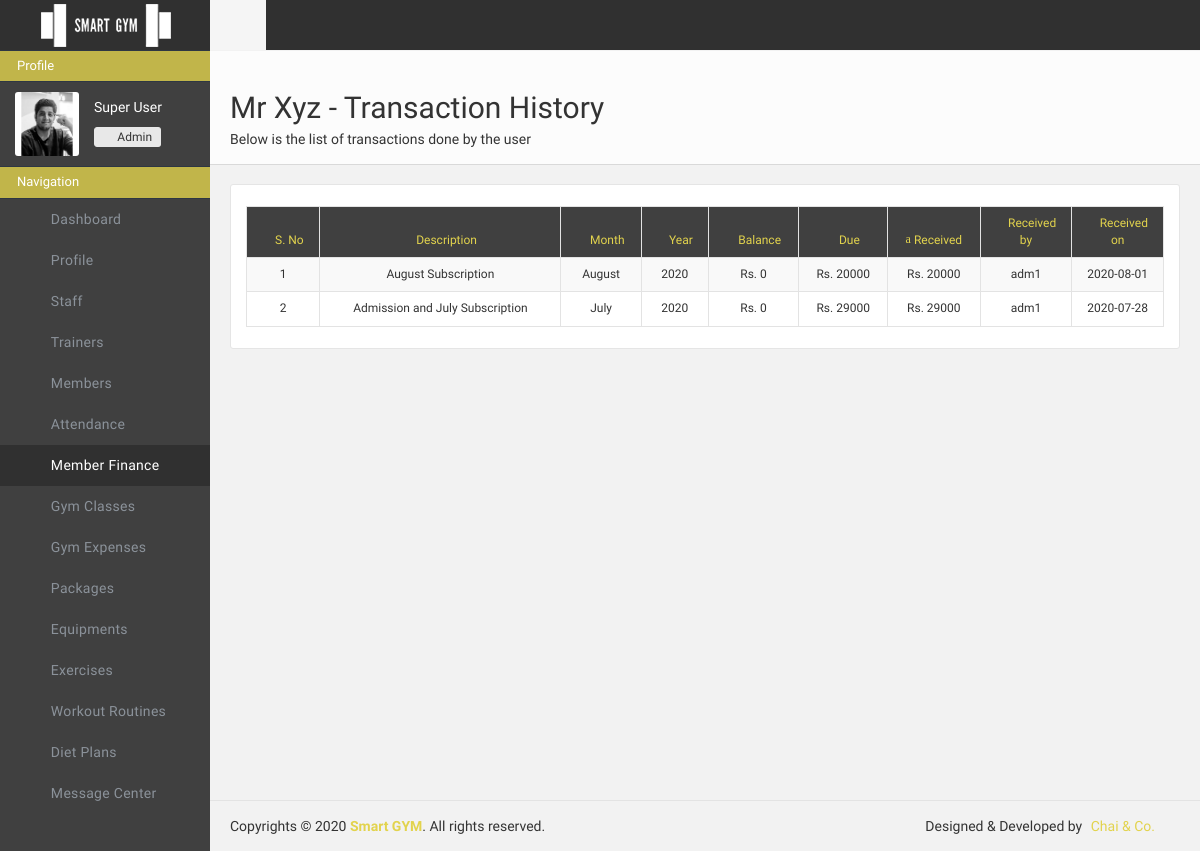
/adminportal/paymenthistoryview/mem1 (signed in), run on an earlier commit of the app's database.
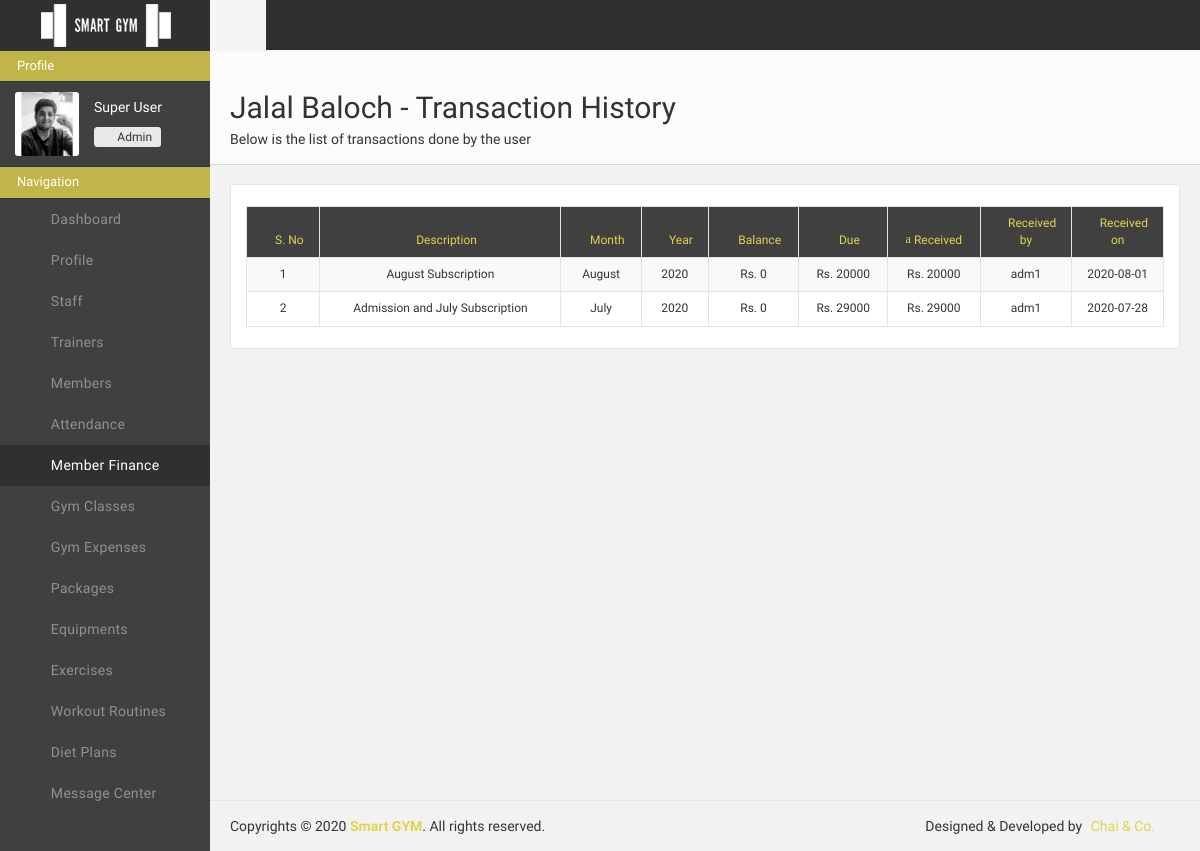
And on a later commit of the database.
### adminportal/models.py (models this page shows)
class FinanceHistoryData(models.Model):
    fh_id = models.AutoField(primary_key=True)
    fh_member_id = models.CharField(max_length=500, default="")
    fh_member_name = models.CharField(max_length=500, default="")
    fh_desc = models.CharField(max_length=500, default="")
    fh_month = models.CharField(max_length=500, default="")
    fh_year = models.CharField(max_length=500, default="")
    fh_balance = models.IntegerField(default=0)
    fh_due = models.IntegerField(default=0)
    fh_recieved = models.IntegerField(default=0)
    fh_added_by = models.CharField(max_length=500, default="")
    fh_added_on = models.CharField(max_length=500, default="")

### adminportal/views.py (the view)
# urls.py: path('paymenthistoryview/<str:memid>', views.paymenthistoryview, name="adminportal-paymenthistoryview"),
def paymenthistoryview(request,memid):
    if "userid" in request.session and request.session["userrole"] == "Admin" :
        params={"member":""}
        history = FinanceHistoryData.objects.filter(fh_member_id=memid).order_by("-fh_added_on")
        params["member"] = history
        return render(request, 'adminportal/viewhistorypayment.html', params)
    else:
        return redirect('/adminportal/login/')

### adminportal/templates/adminportal/viewhistorypayment.html (shortened to what the changed rows need)
{% load static %}
<!doctype html>
<html class="no-js">
    <head>
        <link href="{% static 'adminportal/css/icons.css'%}" rel="stylesheet" />
        <link href="{% static 'adminportal/css/bootstrap.css'%}" rel="stylesheet" />
        <link href="{% static 'adminportal/css/plugins.css'%}" rel="stylesheet" />
        <link href="{% static 'adminportal/css/main.css'%}" rel="stylesheet" />
        <link href="{% static 'adminportal/css/custom.css'%}" rel="stylesheet" />
    </head>
    <body>
        <div id="wrapper">
            <div class="page-content sidebar-page right-sidebar-page clearfix">
                <div class="page-content-wrapper">
                    <div class="page-content-inner">
                        <div id="page-header" class="clearfix">
                            <div class="page-header">
                                <h2>{{member.0.fh_member_name}} - Transaction History</h2>
                                <span class="txt">Below is the list of transactions done by the user</span>
                            </div>
                        </div>
                        <div class="row" style="margin-bottom: 80px;">
                            <div class="col-lg-12">
                                <div class="panel panel-default plain panelRefresh">
                                    <div class="panel-body">
                                        <table id="basic-datatables" class="table table-striped table-bordered" cellspacing="0" width="100%">
                                            <thead >
                                                <tr style="background-color: #404040; color: #e2d34d;">
                                                    <th title="ID" style="font-size: 12px; text-align: center; width: 8%"><i class="fa fa-sort-numeric-asc"> </i> S. No</th>
                                                    <th title="info" style="font-size: 12px; text-align: center;"><i class="fa fa-info"> </i> Description</th>
                                                    <th title="Month" style="font-size: 12px; text-align: center;"><i class="fa fa-th"> </i> Month</th>
                                                    <th title="year" style="font-size: 12px; text-align: center;"><i class="fa fa-calendar-o"> </i> Year</th>
                                                    <th title="balance" style="font-size: 12px; text-align: center; "><i class="fa fa-list-ol"> </i> Balance</th>
                                                    <th title="due" style="font-size: 12px; text-align: center; "><i class="fa fa-dollar"> </i> Due</th>
                                                    <th title="received" style="font-size: 12px; text-align: center;"><i class="l-banknote"> </i> Received</th>
                                                    <th title="added by" style="font-size: 12px; text-align: center; width: 10%;"><i class="fa fa-user"> </i> Received by</th>
                                                    <th title="add date" style="font-size: 12px; text-align: center; width: 10%;"><i class="fa fa-calendar"> </i> Received on</th>
                                                </tr>
                                            </thead>
                                            <tbody>
                                                {% for history in member %}
                                                <tr>
                                                    <td>{{forloop.counter}}</td>
                                                    <td>{{history.fh_desc}}</td>
                                                    <td>{{history.fh_month}}</td>
                                                    <td>{{history.fh_year}}</td>
                                                    <td>Rs. {{history.fh_balance}}</td>
                                                    <td>Rs. {{history.fh_due}}</td>
                                                    <td>Rs. {{history.fh_recieved}}</td>
                                                    <td>{{history.fh_added_by}}</td>
                                                    <td>{{history.fh_added_on}}</td>
                                                </tr>
                                                {% endfor %}
                                            </tbody>
                                        </table>
                            </div>
                                </div>
                            </div>
                            </div>
                    </div>
                </div>
            </div>
        </div>
    </body>
</html>

What changed in the data, as far as the page shows it:
changed FinanceHistoryData "August Subscription": fh_member_name "Mr Xyz" → "Jalal Baloch"
